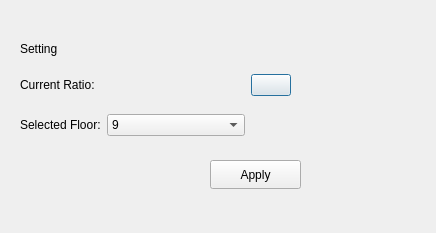
<?xml version="1.0" encoding="UTF-8"?>
<ui version="4.0">
 <class>mapsettings</class>
 <widget class="QDialog" name="mapsettings">
  <property name="geometry">
   <rect>
    <x>0</x>
    <y>0</y>
    <width>436</width>
    <height>233</height>
   </rect>
  </property>
  <property name="windowTitle">
   <string>Dialog</string>
  </property>
  <widget class="QWidget" name="gridLayoutWidget">
   <property name="geometry">
    <rect>
     <x>20</x>
     <y>30</y>
     <width>271</width>
     <height>120</height>
    </rect>
   </property>
   <layout class="QGridLayout" name="gridLayout">
    <item row="2" column="0">
     <widget class="QLabel" name="label_3">
      <property name="text">
       <string>Selected Floor:</string>
      </property>
     </widget>
    </item>
    <item row="1" column="1">
     <widget class="QLabel" name="CurrentRatio">
      <property name="text">
       <string/>
      </property>
     </widget>
    </item>
    <item row="2" column="1">
     <widget class="QComboBox" name="comboBox">
      <item>
       <property name="text">
        <string>9</string>
       </property>
      </item>
      <item>
       <property name="text">
        <string>17</string>
       </property>
      </item>
     </widget>
    </item>
    <item row="1" column="0">
     <widget class="QLabel" name="label_2">
      <property name="text">
       <string>Current Ratio:</string>
      </property>
     </widget>
    </item>
    <item row="0" column="0">
     <widget class="QLabel" name="label">
      <property name="sizePolicy">
       <sizepolicy hsizetype="Fixed" vsizetype="Fixed">
        <horstretch>0</horstretch>
        <verstretch>10</verstretch>
       </sizepolicy>
      </property>
      <property name="text">
       <string>Setting</string>
      </property>
     </widget>
    </item>
    <item row="1" column="2">
     <widget class="QPushButton" name="SettingButton">
      <property name="sizePolicy">
       <sizepolicy hsizetype="Fixed" vsizetype="Fixed">
        <horstretch>15</horstretch>
        <verstretch>15</verstretch>
       </sizepolicy>
      </property>
      <property name="minimumSize">
       <size>
        <width>0</width>
        <height>0</height>
       </size>
      </property>
      <property name="styleSheet">
       <string notr="true">#SettingButton
{
	background-image: url(:/img/settingIcon.png);
}</string>
      </property>
      <property name="text">
       <string/>
      </property>
      <property name="icon">
       <iconset theme="setting">
        <normaloff>.</normaloff>.</iconset>
      </property>
     </widget>
    </item>
   </layout>
  </widget>
  <widget class="QPushButton" name="ApplyButton">
   <property name="geometry">
    <rect>
     <x>210</x>
     <y>160</y>
     <width>91</width>
     <height>29</height>
    </rect>
   </property>
   <property name="text">
    <string>Apply</string>
   </property>
  </widget>
 </widget>
 <resources/>
 <connections/>
</ui>
